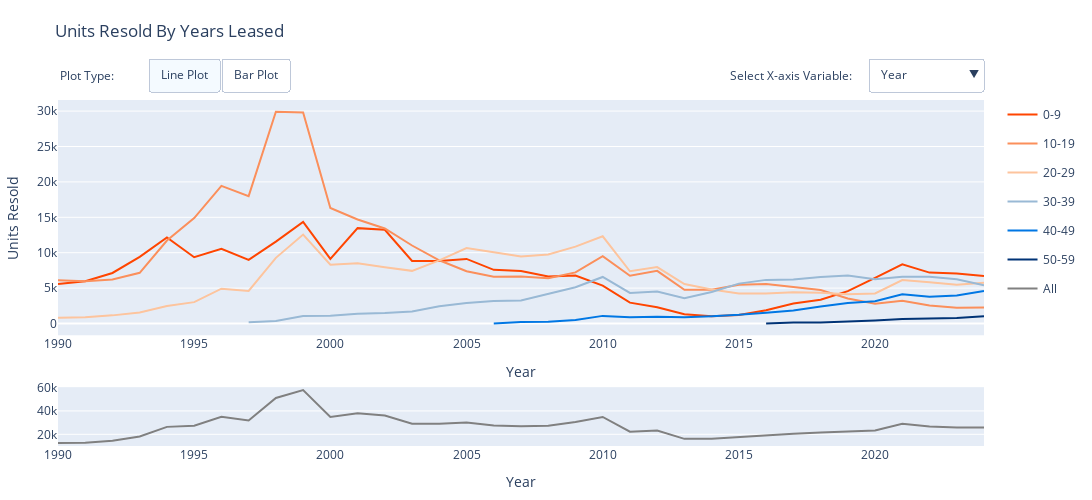

Notebook cell for this chart:
### Markdown cell above
Property hold times suggest people cannot flip HDB properties before the 5 year mark. This is confirmed from the HDB website where the HDB stipulates a 5-year minimum occupancy period (MOP) for Unclassified/ Standard flats or flats bought from private property developers under the Design, Build and Sell Scheme (DBSS), and 10-year MOP for Plus and Prime flats.  
Number of units sold tapers off after the 15 year mark. This could either be due to people not wanting to sell homes they have lived for a long time in or due to a housing development boom about 7 to 15 years ago, meaning that the number of units from this period is far greater than earlier periods (i.e. there simply weren't that many HDB apartments 50 years ago).  
If there was a boom in new HDB developments, what could have precipitated it? Perhaps indicatively, an article from Singapore's National Library Board shows that the DBSS was launched in 2005 but was initally met with a slow uptake by property developers who expressed concerns about the unpredictability of the market, the numerous HDB regulations, and the apartment surplus the HDB always seemed to have. While the pilot development was launched in 2006 and opened in 2009, most of the subsequent developments were launched between 2008 and 2011, and opened between 2011 and 2015, adding a total of 8,533 new units. The unpopularity and eventual scrapping of the program suggests that the DBSS is not responsible for the spike.

### Code cell
catplots(df_p, x_vars, 'years_leased_binned', 'Units Resold By Years Leased', 'count')

### Figure 1 — Plotly figure (JSON) as saved in the notebook; plotly's stock layout.template omitted (floating-point values rounded to 4 significant figures)
{"data": [{"legendgroup": "0-9", "line": {"color": "#ff4500"}, "mode": "lines", "name": "0-9", "showlegend": true, "type": "scatter", "visible": true, "x": [1990, 1991, 1992, 1993, 1994, 1995, 1996, 1997, 1998, 1999, 2000, 2001, 2002, 2003, 2004, 2005, 2006, 2007, 2008, 2009, 2010, 2011, 2012, 2013, 2014, 2015, 2016, 2017, 2018, 2019, 2020, 2021, 2022, 2023, 2024], "xaxis": "x", "y": [5591, 5986, 7139, 9404, 12145, 9368, 10556, 8982, 11568, 14360, 9122, 13472, 13240, 8846, 8819, 9121, 7584, 7407, 6652, 6781, 5355, 2945, 2311, 1301, 1021, 1205, 1866, 2819, 3361, 4576, 6452, 8364, 7189, 7069, 6700], "yaxis": "y"}, {"legendgroup": "10-19", "line": {"color": "#fb8f5b"}, "mode": "lines", "name": "10-19", "showlegend": true, "type": "scatter", "visible": true, "x": [1990, 1991, 1992, 1993, 1994, 1995, 1996, 1997, 1998, 1999, 2000, 2001, 2002, 2003, 2004, 2005, 2006, 2007, 2008, 2009, 2010, 2011, 2012, 2013, 2014, 2015, 2016, 2017, 2018, 2019, 2020, 2021, 2022, 2023, 2024], "xaxis": "x", "y": [6111, 5976, 6211, 7161, 11724, 14887, 19437, 17990, 29905, 29816, 16323, 14693, 13423, 11017, 8930, 7375, 6614, 6637, 6386, 7220, 9525, 6754, 7439, 4776, 4770, 5463, 5580, 5122, 4736, 3542, 2796, 3204, 2555, 2222, 2261], "yaxis": "y"}, {"legendgroup": "20-29", "line": {"color": "#fdc49d"}, "mode": "lines", "name": "20-29", "showlegend": true, "type": "scatter", "visible": true, "x": [1990, 1991, 1992, 1993, 1994, 1995, 1996, 1997, 1998, 1999, 2000, 2001, 2002, 2003, 2004, 2005, 2006, 2007, 2008, 2009, 2010, 2011, 2012, 2013, 2014, 2015, 2016, 2017, 2018, 2019, 2020, 2021, 2022, 2023, 2024], "xaxis": "x", "y": [803, 892, 1152, 1550, 2486, 3022, 4923, 4609, 9275, 12556, 8315, 8511, 7961, 7439, 8909, 10655, 10050, 9465, 9762, 10853, 12318, 7376, 7976, 5584, 4817, 4255, 4228, 4402, 4358, 4131, 4250, 6144, 5816, 5477, 5749], "yaxis": "y"}, {"legendgroup": "30-39", "line": {"color": "#99b9d5"}, "mode": "lines", "name": "30-39", "showlegend": true, "type": "scatter", "visible": true, "x": [1997, 1998, 1999, 2000, 2001, 2002, 2003, 2004, 2005, 2006, 2007, 2008, 2009, 2010, 2011, 2012, 2013, 2014, 2015, 2016, 2017, 2018, 2019, 2020, 2021, 2022, 2023, 2024], "xaxis": "x", "y": [178, 347, 1050, 1102, 1379, 1474, 1701, 2452, 2882, 3177, 3263, 4219, 5134, 6577, 4326, 4531, 3558, 4452, 5634, 6163, 6203, 6572, 6774, 6265, 6610, 6619, 6237, 5408], "yaxis": "y"}, {"legendgroup": "40-49", "line": {"color": "#0077e4"}, "mode": "lines", "name": "40-49", "showlegend": true, "type": "scatter", "visible": true, "x": [2006, 2007, 2008, 2009, 2010, 2011, 2012, 2013, 2014, 2015, 2016, 2017, 2018, 2019, 2020, 2021, 2022, 2023, 2024], "xaxis": "x", "y": [2, 210, 243, 494, 1079, 879, 941, 878, 1036, 1223, 1535, 1835, 2399, 2903, 3133, 4118, 3798, 3954, 4592], "yaxis": "y"}, {"legendgroup": "50-59", "line": {"color": "#003376"}, "mode": "lines", "name": "50-59", "showlegend": true, "type": "scatter", "visible": true, "x": [2016, 2017, 2018, 2019, 2020, 2021, 2022, 2023, 2024], "xaxis": "x", "y": [1, 128, 135, 260, 437, 647, 743, 796, 1041], "yaxis": "y"}, {"legendgroup": "All", "line": {"color": "gray"}, "mode": "lines", "name": "All", "showlegend": true, "type": "scatter", "visible": true, "x": [1990, 1991, 1992, 1993, 1994, 1995, 1996, 1997, 1998, 1999, 2000, 2001, 2002, 2003, 2004, 2005, 2006, 2007, 2008, 2009, 2010, 2011, 2012, 2013, 2014, 2015, 2016, 2017, 2018, 2019, 2020, 2021, 2022, 2023, 2024], "xaxis": "x2", "y": [12505, 12854, 14502, 18115, 26355, 27277, 34916, 31759, 51095, 57782, 34862, 38055, 36098, 29003, 29110, 30033, 27427, 26982, 27262, 30482, 34854, 22280, 23198, 16097, 16096, 17780, 19373, 20509, 21561, 22186, 23333, 29087, 26720, 25755, 25751], "yaxis": "y2"}, {"legendgroup": "0-9", "marker": {"color": "#ff4500"}, "name": "0-9", "showlegend": true, "type": "bar", "visible": false, "x": [1990, 1991, 1992, 1993, 1994, 1995, 1996, 1997, 1998, 1999, 2000, 2001, 2002, 2003, 2004, 2005, 2006, 2007, 2008, 2009, 2010, 2011, 2012, 2013, 2014, 2015, 2016, 2017, 2018, 2019, 2020, 2021, 2022, 2023, 2024], "xaxis": "x", "y": [5591, 5986, 7139, 9404, 12145, 9368, 10556, 8982, 11568, 14360, 9122, 13472, 13240, 8846, 8819, 9121, 7584, 7407, 6652, 6781, 5355, 2945, 2311, 1301, 1021, 1205, 1866, 2819, 3361, 4576, 6452, 8364, 7189, 7069, 6700], "yaxis": "y"}, {"legendgroup": "10-19", "marker": {"color": "#fb8f5b"}, "name": "10-19", "showlegend": true, "type": "bar", "visible": false, "x": [1990, 1991, 1992, 1993, 1994, 1995, 1996, 1997, 1998, 1999, 2000, 2001, 2002, 2003, 2004, 2005, 2006, 2007, 2008, 2009, 2010, 2011, 2012, 2013, 2014, 2015, 2016, 2017, 2018, 2019, 2020, 2021, 2022, 2023, 2024], "xaxis": "x", "y": [6111, 5976, 6211, 7161, 11724, 14887, 19437, 17990, 29905, 29816, 16323, 14693, 13423, 11017, 8930, 7375, 6614, 6637, 6386, 7220, 9525, 6754, 7439, 4776, 4770, 5463, 5580, 5122, 4736, 3542, 2796, 3204, 2555, 2222, 2261], "yaxis": "y"}, {"legendgroup": "20-29", "marker": {"color": "#fdc49d"}, "name": "20-29", "showlegend": true, "type": "bar", "visible": false, "x": [1990, 1991, 1992, 1993, 1994, 1995, 1996, 1997, 1998, 1999, 2000, 2001, 2002, 2003, 2004, 2005, 2006, 2007, 2008, 2009, 2010, 2011, 2012, 2013, 2014, 2015, 2016, 2017, 2018, 2019, 2020, 2021, 2022, 2023, 2024], "xaxis": "x", "y": [803, 892, 1152, 1550, 2486, 3022, 4923, 4609, 9275, 12556, 8315, 8511, 7961, 7439, 8909, 10655, 10050, 9465, 9762, 10853, 12318, 7376, 7976, 5584, 4817, 4255, 4228, 4402, 4358, 4131, 4250, 6144, 5816, 5477, 5749], "yaxis": "y"}, {"legendgroup": "30-39", "marker": {"color": "#99b9d5"}, "name": "30-39", "showlegend": true, "type": "bar", "visible": false, "x": [1997, 1998, 1999, 2000, 2001, 2002, 2003, 2004, 2005, 2006, 2007, 2008, 2009, 2010, 2011, 2012, 2013, 2014, 2015, 2016, 2017, 2018, 2019, 2020, 2021, 2022, 2023, 2024], "xaxis": "x", "y": [178, 347, 1050, 1102, 1379, 1474, 1701, 2452, 2882, 3177, 3263, 4219, 5134, 6577, 4326, 4531, 3558, 4452, 5634, 6163, 6203, 6572, 6774, 6265, 6610, 6619, 6237, 5408], "yaxis": "y"}, {"legendgroup": "40-49", "marker": {"color": "#0077e4"}, "name": "40-49", "showlegend": true, "type": "bar", "visible": false, "x": [2006, 2007, 2008, 2009, 2010, 2011, 2012, 2013, 2014, 2015, 2016, 2017, 2018, 2019, 2020, 2021, 2022, 2023, 2024], "xaxis": "x", "y": [2, 210, 243, 494, 1079, 879, 941, 878, 1036, 1223, 1535, 1835, 2399, 2903, 3133, 4118, 3798, 3954, 4592], "yaxis": "y"}, {"legendgroup": "50-59", "marker": {"color": "#003376"}, "name": "50-59", "showlegend": true, "type": "bar", "visible": false, "x": [2016, 2017, 2018, 2019, 2020, 2021, 2022, 2023, 2024], "xaxis": "x", "y": [1, 128, 135, 260, 437, 647, 743, 796, 1041], "yaxis": "y"}, {"legendgroup": "All", "marker": {"color": "gray"}, "name": "All", "showlegend": true, "type": "bar", "visible": false, "x": [1990, 1991, 1992, 1993, 1994, 1995, 1996, 1997, 1998, 1999, 2000, 2001, 2002, 2003, 2004, 2005, 2006, 2007, 2008, 2009, 2010, 2011, 2012, 2013, 2014, 2015, 2016, 2017, 2018, 2019, 2020, 2021, 2022, 2023, 2024], "xaxis": "x2", "y": [12505, 12854, 14502, 18115, 26355, 27277, 34916, 31759, 51095, 57782, 34862, 38055, 36098, 29003, 29110, 30033, 27427, 26982, 27262, 30482, 34854, 22280, 23198, 16097, 16096, 17780, 19373, 20509, 21561, 22186, 23333, 29087, 26720, 25755, 25751], "yaxis": "y2"}, {"legendgroup": "0-9", "line": {"color": "#ff4500"}, "mode": "lines", "name": "0-9", "showlegend": true, "type": "scatter", "visible": false, "x": [1981, 1982, 1983, 1984, 1985, 1986, 1987, 1988, 1989, 1990, 1991, 1992, 1993, 1994, 1995, 1996, 1997, 1998, 1999, 2000, 2001, 2002, 2003, 2004, 2005, 2006, 2007, 2008, 2009, 2010, 2011, 2012, 2013, 2014, 2015, 2016, 2017, 2018, 2019, 2020, 2021], "xaxis": "x", "y": [553, 619, 1720, 6808, 12610, 7083, 9721, 13212, 10605, 3683, 505, 9221, 14530, 3333, 10224, 15082, 16130, 12818, 9461, 8368, 8685, 5985, 8198, 4384, 2075, 1614, 518, 1202, 1127, 951, 1834, 3929, 4755, 3567, 10753, 6725, 5794, 6363, 2837, 1089, 6], "yaxis": "y"}, {"legendgroup": "10-19", "line": {"color": "#fb8f5b"}, "mode": "lines", "name": "10-19", "showlegend": true, "type": "scatter", "visible": false, "x": [1971, 1972, 1973, 1974, 1975, 1976, 1977, 1978, 1979, 1980, 1981, 1982, 1983, 1984, 1985, 1986, 1987, 1988, 1989, 1990, 1991, 1992, 1993, 1994, 1995, 1996, 1997, 1998, 1999, 2000, 2001, 2002, 2003, 2004, 2005, 2006, 2007, 2008, 2009, 2010, 2011, 2012, 2013, 2014], "xaxis": "x", "y": [291, 334, 813, 1785, 2711, 4186, 5462, 12406, 10679, 13437, 8697, 5990, 10713, 30495, 41593, 17607, 18707, 20955, 11738, 2983, 415, 6098, 7860, 1918, 5193, 8058, 9459, 8521, 7842, 7294, 8197, 5368, 6669, 3943, 2066, 1669, 505, 1028, 731, 468, 945, 1276, 1052, 424], "yaxis": "y"}, {"legendgroup": "20-29", "line": {"color": "#fdc49d"}, "mode": "lines", "name": "20-29", "showlegend": true, "type": "scatter", "visible": false, "x": [1967, 1968, 1969, 1970, 1971, 1972, 1973, 1974, 1975, 1976, 1977, 1978, 1979, 1980, 1981, 1982, 1983, 1984, 1985, 1986, 1987, 1988, 1989, 1990, 1991, 1992, 1993, 1994, 1995, 1996, 1997, 1998, 1999, 2000, 2001, 2002, 2003, 2004], "xaxis": "x", "y": [1212, 581, 2910, 4351, 3369, 2314, 3649, 6114, 7641, 8964, 8546, 16661, 11232, 10325, 6707, 3809, 6437, 15276, 19937, 8470, 9029, 10806, 6648, 1866, 243, 3934, 5079, 1266, 3785, 5254, 5769, 4744, 3974, 3073, 3019, 1511, 1252, 312], "yaxis": "y"}, {"legendgroup": "30-39", "line": {"color": "#99b9d5"}, "mode": "lines", "name": "30-39", "showlegend": true, "type": "scatter", "visible": false, "x": [1966, 1967, 1968, 1969, 1970, 1971, 1972, 1973, 1974, 1975, 1976, 1977, 1978, 1979, 1980, 1981, 1982, 1983, 1984, 1985, 1986, 1987, 1988, 1989, 1990, 1991, 1992, 1993, 1994], "xaxis": "x", "y": [5, 2464, 702, 3210, 3918, 2607, 1863, 2624, 4167, 4287, 5212, 4313, 7967, 6179, 5980, 3662, 2347, 3658, 10396, 14050, 5817, 5791, 6241, 3559, 843, 102, 1189, 1021, 113], "yaxis": "y"}, {"legendgroup": "40-49", "line": {"color": "#0077e4"}, "mode": "lines", "name": "40-49", "showlegend": true, "type": "scatter", "visible": false, "x": [1966, 1967, 1968, 1969, 1970, 1971, 1972, 1973, 1974, 1975, 1976, 1977, 1978, 1979, 1980, 1981, 1982, 1983, 1984], "xaxis": "x", "y": [11, 1647, 420, 1579, 2263, 1222, 1054, 1335, 2388, 2926, 3411, 2592, 4640, 3158, 2564, 1513, 691, 766, 1072], "yaxis": "y"}, {"legendgroup": "50-59", "line": {"color": "#003376"}, "mode": "lines", "name": "50-59", "showlegend": true, "type": "scatter", "visible": false, "x": [1966, 1967, 1968, 1969, 1970, 1971, 1972, 1973, 1974], "xaxis": "x", "y": [18, 930, 182, 732, 1020, 439, 333, 266, 268], "yaxis": "y"}, {"legendgroup": "All", "line": {"color": "gray"}, "mode": "lines", "name": "All", "showlegend": true, "type": "scatter", "visible": false, "x": [1966, 1967, 1968, 1969, 1970, 1971, 1972, 1973, 1974, 1975, 1976, 1977, 1978, 1979, 1980, 1981, 1982, 1983, 1984, 1985, 1986, 1987, 1988, 1989, 1990, 1991, 1992, 1993, 1994, 1995, 1996, 1997, 1998, 1999, 2000, 2001, 2002, 2003, 2004, 2005, 2006, 2007, 2008, 2009, 2010, 2011, 2012, 2013, 2014, 2015, 2016, 2017, 2018, 2019, 2020, 2021], "xaxis": "x2", "y": [34, 6253, 1885, 8431, 11552, 7928, 5898, 8687, 14722, 17565, 21773, 20913, 41674, 31248, 32306, 21132, 13456, 23294, 64047, 88190, 38977, 43248, 51214, 32550, 9375, 1265, 20442, 28490, 6630, 19202, 28394, 31358, 26083, 21277, 18735, 19901, 12864, 16119, 8639, 4141, 3283, 1023, 2230, 1858, 1419, 2779, 5205, 5807, 3991, 10753, 6725, 5794, 6363, 2837, 1089, 6], "yaxis": "y2"}, {"legendgroup": "0-9", "marker": {"color": "#ff4500"}, "name": "0-9", "showlegend": true, "type": "bar", "visible": false, "x": [1981, 1982, 1983, 1984, 1985, 1986, 1987, 1988, 1989, 1990, 1991, 1992, 1993, 1994, 1995, 1996, 1997, 1998, 1999, 2000, 2001, 2002, 2003, 2004, 2005, 2006, 2007, 2008, 2009, 2010, 2011, 2012, 2013, 2014, 2015, 2016, 2017, 2018, 2019, 2020, 2021], "xaxis": "x", "y": [553, 619, 1720, 6808, 12610, 7083, 9721, 13212, 10605, 3683, 505, 9221, 14530, 3333, 10224, 15082, 16130, 12818, 9461, 8368, 8685, 5985, 8198, 4384, 2075, 1614, 518, 1202, 1127, 951, 1834, 3929, 4755, 3567, 10753, 6725, 5794, 6363, 2837, 1089, 6], "yaxis": "y"}, {"legendgroup": "10-19", "marker": {"color": "#fb8f5b"}, "name": "10-19", "showlegend": true, "type": "bar", "visible": false, "x": [1971, 1972, 1973, 1974, 1975, 1976, 1977, 1978, 1979, 1980, 1981, 1982, 1983, 1984, 1985, 1986, 1987, 1988, 1989, 1990, 1991, 1992, 1993, 1994, 1995, 1996, 1997, 1998, 1999, 2000, 2001, 2002, 2003, 2004, 2005, 2006, 2007, 2008, 2009, 2010, 2011, 2012, 2013, 2014], "xaxis": "x", "y": [291, 334, 813, 1785, 2711, 4186, 5462, 12406, 10679, 13437, 8697, 5990, 10713, 30495, 41593, 17607, 18707, 20955, 11738, 2983, 415, 6098, 7860, 1918, 5193, 8058, 9459, 8521, 7842, 7294, 8197, 5368, 6669, 3943, 2066, 1669, 505, 1028, 731, 468, 945, 1276, 1052, 424], "yaxis": "y"}, {"legendgroup": "20-29", "marker": {"color": "#fdc49d"}, "name": "20-29", "showlegend": true, "type": "bar", "visible": false, "x": [1967, 1968, 1969, 1970, 1971, 1972, 1973, 1974, 1975, 1976, 1977, 1978, 1979, 1980, 1981, 1982, 1983, 1984, 1985, 1986, 1987, 1988, 1989, 1990, 1991, 1992, 1993, 1994, 1995, 1996, 1997, 1998, 1999, 2000, 2001, 2002, 2003, 2004], "xaxis": "x", "y": [1212, 581, 2910, 4351, 3369, 2314, 3649, 6114, 7641, 8964, 8546, 16661, 11232, 10325, 6707, 3809, 6437, 15276, 19937, 8470, 9029, 10806, 6648, 1866, 243, 3934, 5079, 1266, 3785, 5254, 5769, 4744, 3974, 3073, 3019, 1511, 1252, 312], "yaxis": "y"}, {"legendgroup": "30-39", "marker": {"color": "#99b9d5"}, "name": "30-39", "showlegend": true, "type": "bar", "visible": false, "x": [1966, 1967, 1968, 1969, 1970, 1971, 1972, 1973, 1974, 1975, 1976, 1977, 1978, 1979, 1980, 1981, 1982, 1983, 1984, 1985, 1986, 1987, 1988, 1989, 1990, 1991, 1992, 1993, 1994], "xaxis": "x", "y": [5, 2464, 702, 3210, 3918, 2607, 1863, 2624, 4167, 4287, 5212, 4313, 7967, 6179, 5980, 3662, 2347, 3658, 10396, 14050, 5817, 5791, 6241, 3559, 843, 102, 1189, 1021, 113], "yaxis": "y"}, {"legendgroup": "40-49", "marker": {"color": "#0077e4"}, "name": "40-49", "showlegend": true, "type": "bar", "visible": false, "x": [1966, 1967, 1968, 1969, 1970, 1971, 1972, 1973, 1974, 1975, 1976, 1977, 1978, 1979, 1980, 1981, 1982, 1983, 1984], "xaxis": "x", "y": [11, 1647, 420, 1579, 2263, 1222, 1054, 1335, 2388, 2926, 3411, 2592, 4640, 3158, 2564, 1513, 691, 766, 1072], "yaxis": "y"}, {"legendgroup": "50-59", "marker": {"color": "#003376"}, "name": "50-59", "showlegend": true, "type": "bar", "visible": false, "x": [1966, 1967, 1968, 1969, 1970, 1971, 1972, 1973, 1974], "xaxis": "x", "y": [18, 930, 182, 732, 1020, 439, 333, 266, 268], "yaxis": "y"}, {"legendgroup": "All", "marker": {"color": "gray"}, "name": "All", "showlegend": true, "type": "bar", "visible": false, "x": [1966, 1967, 1968, 1969, 1970, 1971, 1972, 1973, 1974, 1975, 1976, 1977, 1978, 1979, 1980, 1981, 1982, 1983, 1984, 1985, 1986, 1987, 1988, 1989, 1990, 1991, 1992, 1993, 1994, 1995, 1996, 1997, 1998, 1999, 2000, 2001, 2002, 2003, 2004, 2005, 2006, 2007, 2008, 2009, 2010, 2011, 2012, 2013, 2014, 2015, 2016, 2017, 2018, 2019, 2020, 2021], "xaxis": "x2", "y": [34, 6253, 1885, 8431, 11552, 7928, 5898, 8687, 14722, 17565, 21773, 20913, 41674, 31248, 32306, 21132, 13456, 23294, 64047, 88190, 38977, 43248, 51214, 32550, 9375, 1265, 20442, 28490, 6630, 19202, 28394, 31358, 26083, 21277, 18735, 19901, 12864, 16119, 8639, 4141, 3283, 1023, 2230, 1858, 1419, 2779, 5205, 5807, 3991, 10753, 6725, 5794, 6363, 2837, 1089, 6], "yaxis": "y2"}, {"legendgroup": "0-9", "line": {"color": "#ff4500"}, "mode": "lines", "name": "0-9", "showlegend": true, "type": "scatter", "visible": false, "x": [0, 1, 2, 3, 4, 5, 6, 7, 8, 9], "xaxis": "x", "y": [100, 211, 533, 9181, 50562, 51790, 38898, 32657, 31495, 33250], "yaxis": "y"}, {"legendgroup": "10-19", "line": {"color": "#fb8f5b"}, "mode": "lines", "name": "10-19", "showlegend": true, "type": "scatter", "visible": false, "x": [10, 11, 12, 13, 14, 15, 16, 17, 18, 19], "xaxis": "x", "y": [34515, 34265, 33614, 34431, 34321, 31450, 29961, 29193, 28697, 28134], "yaxis": "y"}, {"legendgroup": "20-29", "line": {"color": "#fdc49d"}, "mode": "lines", "name": "20-29", "showlegend": true, "type": "scatter", "visible": false, "x": [20, 21, 22, 23, 24, 25, 26, 27, 28, 29], "xaxis": "x", "y": [28379, 27582, 25450, 24385, 22549, 21612, 19681, 18150, 16777, 15504], "yaxis": "y"}, {"legendgroup": "30-39", "line": {"color": "#99b9d5"}, "mode": "lines", "name": "30-39", "showlegend": true, "type": "scatter", "visible": false, "x": [30, 31, 32, 33, 34, 35, 36, 37, 38, 39], "xaxis": "x", "y": [14617, 14120, 13068, 12452, 12122, 11352, 10722, 9488, 8658, 7688], "yaxis": "y"}, {"legendgroup": "40-49", "line": {"color": "#0077e4"}, "mode": "lines", "name": "40-49", "showlegend": true, "type": "scatter", "visible": false, "x": [40, 41, 42, 43, 44, 45, 46, 47, 48, 49], "xaxis": "x", "y": [6262, 5085, 4619, 4393, 3836, 3207, 2716, 2075, 1735, 1324], "yaxis": "y"}, {"legendgroup": "50-59", "line": {"color": "#003376"}, "mode": "lines", "name": "50-59", "showlegend": true, "type": "scatter", "visible": false, "x": [50, 51, 52, 53, 54, 55, 56, 57, 58], "xaxis": "x", "y": [1092, 801, 749, 592, 462, 245, 129, 116, 2], "yaxis": "y"}, {"legendgroup": "All", "line": {"color": "gray"}, "mode": "lines", "name": "All", "showlegend": true, "type": "scatter", "visible": false, "x": [0, 1, 2, 3, 4, 5, 6, 7, 8, 9, 10, 11, 12, 13, 14, 15, 16, 17, 18, 19, 20, 21, 22, 23, 24, 25, 26, 27, 28, 29, 30, 31, 32, 33, 34, 35, 36, 37, 38, 39, 40, 41, 42, 43, 44, 45, 46, 47, 48, 49, 50, 51, 52, 53, 54, 55, 56, 57, 58], "xaxis": "x2", "y": [100, 211, 533, 9181, 50562, 51790, 38898, 32657, 31495, 33250, 34515, 34265, 33614, 34431, 34321, 31450, 29961, 29193, 28697, 28134, 28379, 27582, 25450, 24385, 22549, 21612, 19681, 18150, 16777, 15504, 14617, 14120, 13068, 12452, 12122, 11352, 10722, 9488, 8658, 7688, 6262, 5085, 4619, 4393, 3836, 3207, 2716, 2075, 1735, 1324, 1092, 801, 749, 592, 462, 245, 129, 116, 2], "yaxis": "y2"}, {"legendgroup": "0-9", "marker": {"color": "#ff4500"}, "name": "0-9", "showlegend": true, "type": "bar", "visible": false, "x": [0, 1, 2, 3, 4, 5, 6, 7, 8, 9], "xaxis": "x", "y": [100, 211, 533, 9181, 50562, 51790, 38898, 32657, 31495, 33250], "yaxis": "y"}, {"legendgroup": "10-19", "marker": {"color": "#fb8f5b"}, "name": "10-19", "showlegend": true, "type": "bar", "visible": false, "x": [10, 11, 12, 13, 14, 15, 16, 17, 18, 19], "xaxis": "x", "y": [34515, 34265, 33614, 34431, 34321, 31450, 29961, 29193, 28697, 28134], "yaxis": "y"}, {"legendgroup": "20-29", "marker": {"color": "#fdc49d"}, "name": "20-29", "showlegend": true, "type": "bar", "visible": false, "x": [20, 21, 22, 23, 24, 25, 26, 27, 28, 29], "xaxis": "x", "y": [28379, 27582, 25450, 24385, 22549, 21612, 19681, 18150, 16777, 15504], "yaxis": "y"}, {"legendgroup": "30-39", "marker": {"color": "#99b9d5"}, "name": "30-39", "showlegend": true, "type": "bar", "visible": false, "x": [30, 31, 32, 33, 34, 35, 36, 37, 38, 39], "xaxis": "x", "y": [14617, 14120, 13068, 12452, 12122, 11352, 10722, 9488, 8658, 7688], "yaxis": "y"}, {"legendgroup": "40-49", "marker": {"color": "#0077e4"}, "name": "40-49", "showlegend": true, "type": "bar", "visible": false, "x": [40, 41, 42, 43, 44, 45, 46, 47, 48, 49], "xaxis": "x", "y": [6262, 5085, 4619, 4393, 3836, 3207, 2716, 2075, 1735, 1324], "yaxis": "y"}, {"legendgroup": "50-59", "marker": {"color": "#003376"}, "name": "50-59", "showlegend": true, "type": "bar", "visible": false, "x": [50, 51, 52, 53, 54, 55, 56, 57, 58], "xaxis": "x", "y": [1092, 801, 749, 592, 462, 245, 129, 116, 2], "yaxis": "y"}, {"legendgroup": "All", "marker": {"color": "gray"}, "name": "All", "showlegend": true, "type": "bar", "visible": false, "x": [0, 1, 2, 3, 4, 5, 6, 7, 8, 9, 10, 11, 12, 13, 14, 15, 16, 17, 18, 19, 20, 21, 22, 23, 24, 25, 26, 27, 28, 29, 30, 31, 32, 33, 34, 35, 36, 37, 38, 39, 40, 41, 42, 43, 44, 45, 46, 47, 48, 49, 50, 51, 52, 53, 54, 55, 56, 57, 58], "xaxis": "x2", "y": [100, 211, 533, 9181, 50562, 51790, 38898, 32657, 31495, 33250, 34515, 34265, 33614, 34431, 34321, 31450, 29961, 29193, 28697, 28134, 28379, 27582, 25450, 24385, 22549, 21612, 19681, 18150, 16777, 15504, 14617, 14120, 13068, 12452, 12122, 11352, 10722, 9488, 8658, 7688, 6262, 5085, 4619, 4393, 3836, 3207, 2716, 2075, 1735, 1324, 1092, 801, 749, 592, 462, 245, 129, 116, 2], "yaxis": "y2"}, {"legendgroup": "0-9", "line": {"color": "#ff4500"}, "mode": "lines", "name": "0-9", "showlegend": true, "type": "scatter", "visible": false, "x": [1, 2, 3, 4, 5, 6, 7, 8, 9, 10, 11, 12], "xaxis": "x", "y": [19332, 16963, 20532, 19306, 19696, 20351, 22854, 21930, 22133, 23002, 22155, 20423], "yaxis": "y"}, {"legendgroup": "10-19", "line": {"color": "#fb8f5b"}, "mode": "lines", "name": "10-19", "showlegend": true, "type": "scatter", "visible": false, "x": [1, 2, 3, 4, 5, 6, 7, 8, 9, 10, 11, 12], "xaxis": "x", "y": [26463, 22952, 27419, 26404, 26482, 26872, 28130, 27292, 26073, 28351, 26655, 25488], "yaxis": "y"}, {"legendgroup": "20-29", "line": {"color": "#fdc49d"}, "mode": "lines", "name": "20-29", "showlegend": true, "type": "scatter", "visible": false, "x": [1, 2, 3, 4, 5, 6, 7, 8, 9, 10, 11, 12], "xaxis": "x", "y": [17911, 16105, 19411, 18326, 18235, 19078, 19751, 19104, 18232, 18938, 18389, 16589], "yaxis": "y"}, {"legendgroup": "30-39", "line": {"color": "#99b9d5"}, "mode": "lines", "name": "30-39", "showlegend": true, "type": "scatter", "visible": false, "x": [1, 2, 3, 4, 5, 6, 7, 8, 9, 10, 11, 12], "xaxis": "x", "y": [9345, 7860, 9857, 9594, 9357, 9953, 10577, 10231, 9738, 10002, 9448, 8325], "yaxis": "y"}, {"legendgroup": "40-49", "line": {"color": "#0077e4"}, "mode": "lines", "name": "40-49", "showlegend": true, "type": "scatter", "visible": false, "x": [1, 2, 3, 4, 5, 6, 7, 8, 9, 10, 11, 12], "xaxis": "x", "y": [2937, 2479, 2987, 2827, 2813, 3034, 3357, 3360, 3033, 3075, 2871, 2479], "yaxis": "y"}, {"legendgroup": "50-59", "line": {"color": "#003376"}, "mode": "lines", "name": "50-59", "showlegend": true, "type": "scatter", "visible": false, "x": [1, 2, 3, 4, 5, 6, 7, 8, 9, 10, 11, 12], "xaxis": "x", "y": [358, 306, 375, 303, 319, 341, 415, 408, 368, 371, 355, 269], "yaxis": "y"}, {"legendgroup": "All", "line": {"color": "gray"}, "mode": "lines", "name": "All", "showlegend": true, "type": "scatter", "visible": false, "x": [1, 2, 3, 4, 5, 6, 7, 8, 9, 10, 11, 12], "xaxis": "x2", "y": [76346, 66665, 80581, 76760, 76902, 79629, 85084, 82325, 79577, 83739, 79873, 73573], "yaxis": "y2"}, {"legendgroup": "0-9", "marker": {"color": "#ff4500"}, "name": "0-9", "showlegend": true, "type": "bar", "visible": false, "x": [1, 2, 3, 4, 5, 6, 7, 8, 9, 10, 11, 12], "xaxis": "x", "y": [19332, 16963, 20532, 19306, 19696, 20351, 22854, 21930, 22133, 23002, 22155, 20423], "yaxis": "y"}, {"legendgroup": "10-19", "marker": {"color": "#fb8f5b"}, "name": "10-19", "showlegend": true, "type": "bar", "visible": false, "x": [1, 2, 3, 4, 5, 6, 7, 8, 9, 10, 11, 12], "xaxis": "x", "y": [26463, 22952, 27419, 26404, 26482, 26872, 28130, 27292, 26073, 28351, 26655, 25488], "yaxis": "y"}, {"legendgroup": "20-29", "marker": {"color": "#fdc49d"}, "name": "20-29", "showlegend": true, "type": "bar", "visible": false, "x": [1, 2, 3, 4, 5, 6, 7, 8, 9, 10, 11, 12], "xaxis": "x", "y": [17911, 16105, 19411, 18326, 18235, 19078, 19751, 19104, 18232, 18938, 18389, 16589], "yaxis": "y"}, {"legendgroup": "30-39", "marker": {"color": "#99b9d5"}, "name": "30-39", "showlegend": true, "type": "bar", "visible": false, "x": [1, 2, 3, 4, 5, 6, 7, 8, 9, 10, 11, 12], "xaxis": "x", "y": [9345, 7860, 9857, 9594, 9357, 9953, 10577, 10231, 9738, 10002, 9448, 8325], "yaxis": "y"}, {"legendgroup": "40-49", "marker": {"color": "#0077e4"}, "name": "40-49", "showlegend": true, "type": "bar", "visible": false, "x": [1, 2, 3, 4, 5, 6, 7, 8, 9, 10, 11, 12], "xaxis": "x", "y": [2937, 2479, 2987, 2827, 2813, 3034, 3357, 3360, 3033, 3075, 2871, 2479], "yaxis": "y"}, {"legendgroup": "50-59", "marker": {"color": "#003376"}, "name": "50-59", "showlegend": true, "type": "bar", "visible": false, "x": [1, 2, 3, 4, 5, 6, 7, 8, 9, 10, 11, 12], "xaxis": "x", "y": [358, 306, 375, 303, 319, 341, 415, 408, 368, 371, 355, 269], "yaxis": "y"}, {"legendgroup": "All", "marker": {"color": "gray"}, "name": "All", "showlegend": true, "type": "bar", "visible": false, "x": [1, 2, 3, 4, 5, 6, 7, 8, 9, 10, 11, 12], "xaxis": "x2", "y": [76346, 66665, 80581, 76760, 76902, 79629, 85084, 82325, 79577, 83739, 79873, 73573], "yaxis": "y2"}], "layout": {"annotations": [{"showarrow": false, "text": "Select X-axis Variable:", "x": 0.86, "xref": "paper", "y": 1.1, "yref": "paper"}, {"showarrow": false, "text": "Plot Type:", "x": 0, "xref": "paper", "y": 1.1, "yref": "paper"}], "autosize": false, "bargap": 0.15, "height": 500, "margin": {"b": 20, "l": 20, "r": 20, "t": 100}, "title": {"text": "Units Resold By Years Leased", "y": 0.95}, "updatemenus": [{"buttons": [{"args": [{"visible": [true, true, true, true, true, true, true, false, false, false, false, false, false, false, false, false, false, false, false, false, false, false, false, false, false, false, false, false, false, false, false, false, false, false, false, false, false, false, false, false, false, false, false, false, false, false, false, false, false, false, false, false, false, false, false, false]}, {"xaxis.title": "Year", "xaxis2.title": "Year"}], "label": "Year", "method": "update"}, {"args": [{"visible": [false, false, false, false, false, false, false, false, false, false, false, false, false, false, true, true, true, true, true, true, true, false, false, false, false, false, false, false, false, false, false, false, false, false, false, false, false, false, false, false, false, false, false, false, false, false, false, false, false, false, false, false, false, false, false, false]}, {"xaxis.title": "Lease Year", "xaxis2.title": "Lease Year"}], "label": "Lease Year", "method": "update"}, {"args": [{"visible": [false, false, false, false, false, false, false, false, false, false, false, false, false, false, false, false, false, false, false, false, false, false, false, false, false, false, false, false, true, true, true, true, true, true, true, false, false, false, false, false, false, false, false, false, false, false, false, false, false, false, false, false, false, false, false, false]}, {"xaxis.title": "Years Leased", "xaxis2.title": "Years Leased"}], "label": "Years Leased", "method": "update"}, {"args": [{"visible": [false, false, false, false, false, false, false, false, false, false, false, false, false, false, false, false, false, false, false, false, false, false, false, false, false, false, false, false, false, false, false, false, false, false, false, false, false, false, false, false, false, false, true, true, true, true, true, true, true, false, false, false, false, false, false, false]}, {"xaxis.title": "Month", "xaxis2.title": "Month"}], "label": "Month", "method": "update"}], "direction": "down", "pad": {"r": 10, "t": 10}, "showactive": true, "x": 1.01, "xanchor": "right", "y": 1.15, "yanchor": "top"}, {"buttons": [{"args": [{"visible": [true, true, true, true, true, true, true, false, false, false, false, false, false, false, false, false, false, false, false, false, false, false, false, false, false, false, false, false, false, false, false, false, false, false, false, false, false, false, false, false, false, false, false, false, false, false, false, false, false, false, false, false, false, false, false, false]}, {"barmode": "group"}], "label": "Line Plot", "method": "update"}, {"args": [{"visible": [false, false, false, false, false, false, false, true, true, true, true, true, true, true, false, false, false, false, false, false, false, false, false, false, false, false, false, false, false, false, false, false, false, false, false, false, false, false, false, false, false, false, false, false, false, false, false, false, false, false, false, false, false, false, false, false]}, {"barmode": "stack"}], "label": "Bar Plot", "method": "update"}], "direction": "right", "pad": {"r": 10, "t": 10}, "showactive": true, "type": "buttons", "x": 0.26, "xanchor": "right", "y": 1.15, "yanchor": "top"}], "width": 1100, "xaxis": {"anchor": "y", "domain": [0, 1], "title": {"text": "Year"}}, "xaxis2": {"anchor": "y2", "domain": [0, 1], "title": {"text": "Year"}}, "yaxis": {"anchor": "x", "domain": [0.32, 1], "title": {"text": "Units Resold"}}, "yaxis2": {"anchor": "x2", "domain": [0, 0.17]}}}
